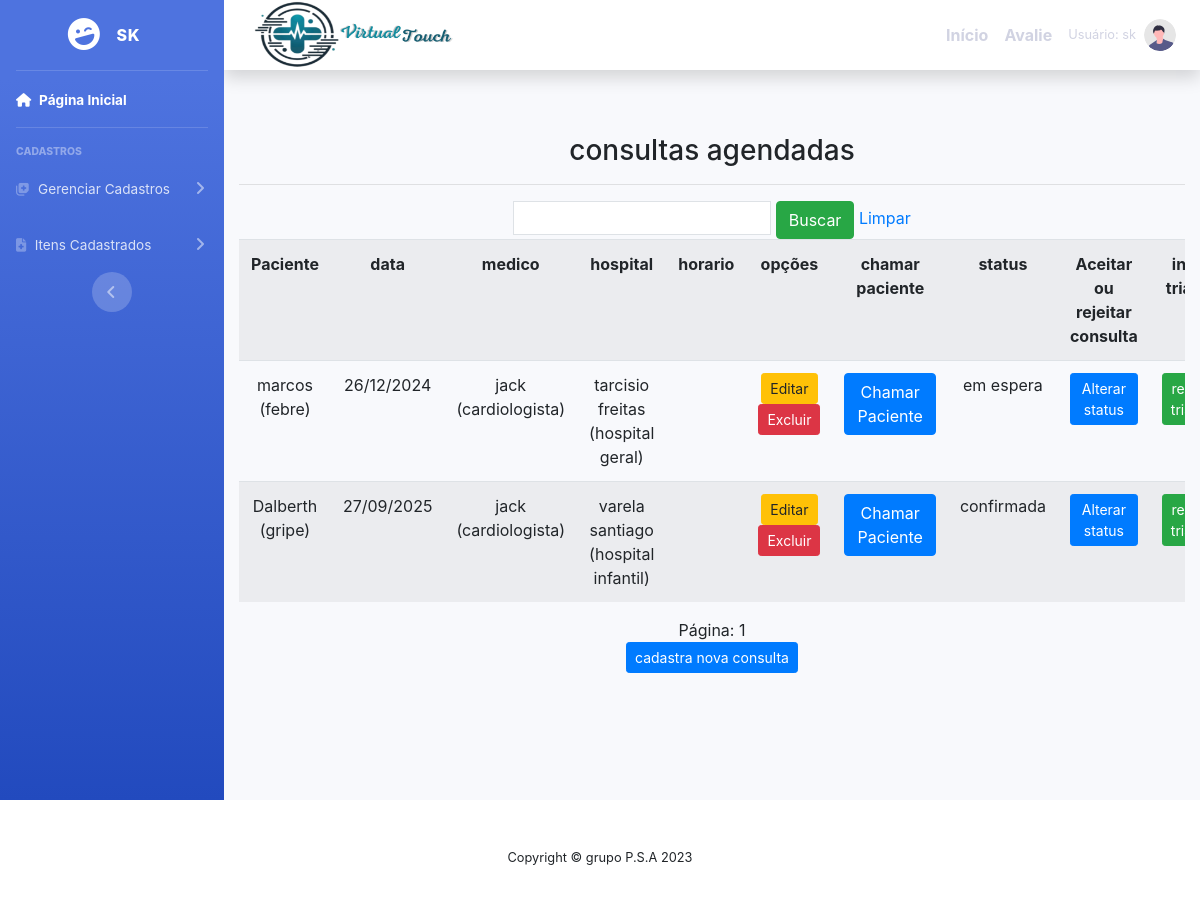
Page /listar/consulta/ (signed in) on the committed database.
### cadastros/models.py (models this page shows, shortened)
class Consulta(models.Model):
    usuario  = models.ForeignKey(User, on_delete=models.PROTECT)
    nome ="consulta"
    paciente = models.ForeignKey(Paciente,on_delete = models.PROTECT)
    data = models.CharField (verbose_name='data', max_length = 10)
    medico = models.ForeignKey (Medico, on_delete=models.PROTECT)
    hospital = models.ForeignKey(Hospital, on_delete=models.PROTECT)
    status = models.CharField( verbose_name ='status' ,max_length=20,  null =True ,blank = True )

class Paciente(models.Model):
    usuario  = models.ForeignKey(User, on_delete=models.PROTECT)
    nome = models.CharField(max_length=50)
    telefone = models.CharField (verbose_name='telefone', max_length=11)
    numero_sus = models.CharField (verbose_name='numero_sus', max_length=15)
    cpf = models.CharField(verbose_name='cpf', max_length=11, null=True, blank=True)
    hospital = models.ForeignKey(Hospital, on_delete=models.PROTECT)
    descricao = models.CharField(max_length=150, verbose_name="descricao")
    sintomas = models.CharField(max_length=150, verbose_name="sintomas")
    doença_cronica = models.CharField(max_length=150, verbose_name="doença_cronica", null =True ,blank = True)
    idade = models.IntegerField (verbose_name='idade')
    usuario = models.ForeignKey(User, related_name='pacientes', on_delete=models.CASCADE)
    usuario_cadastrador = models.ForeignKey(User, related_name='pacientes_cadastrados', on_delete=models.CASCADE)
    def __str__(self):
        return "{} ({})".format(self.nome , self.sintomas)

class Medico(models.Model):
    usuario  = models.ForeignKey(User, on_delete=models.PROTECT)
    numero = models.IntegerField(verbose_name="Número de telefone")
    nome = models.CharField(max_length=50, verbose_name=" nome")
    cpf = models.CharField(max_length = 11 ,verbose_name=" cpf ")
    especificacao = models.CharField(max_length=150)
    hospital = models.ForeignKey(Hospital, on_delete=models.PROTECT)
    def __str__(self):
        return "{} ({})".format( self.nome, self. especificacao)

class Hospital(models.Model):
    usuario = models.ForeignKey(User, on_delete=models.PROTECT)
    nome = models.CharField(max_length=50)
    descricao = models.CharField(max_length=150,
        verbose_name="descricao")
    def __str__(self):
        return "{} ({})".format(self.nome, self.descricao)

### cadastros/views.py (the view)
# urls.py: path('listar/consulta/',ConsultaList.as_view(),
class ConsultaList(ListView):
    login_url = reverse_lazy('login')
    model = Consulta
    template_name = 'listas/consulta.html'
    paginate_by = 5
    def get_queryset(self):
        consultas = Consulta.objects.all().order_by('data')
        lista_consultas_ordenada = []
        consultas_comuns = []
        consultas_preferenciais = []
        for consulta in consultas:
            if consulta.paciente.descricao == 'preferencial':
                consultas_preferenciais.append(consulta)
            else:
                consultas_comuns.append(consulta)
        lista_consultas_ordenada.extend(consultas_preferenciais)
        for i, consulta_preferencial in enumerate(consultas_comuns):
            index = (i + 1) * 1 + i
            lista_consultas_ordenada.insert(index, consulta_preferencial)
        return lista_consultas_ordenada

### paginas/templates/listas/consulta.html (shortened to what this page needs)
{% extends 'modelo.html' %}
{% load static %}
{% block conteudo %}
    <div class="container">
        <h3> consultas agendadas </h3>
        <hr>
        <div class="table-responsive">
            <form action="?" method="GET">
                <input type="text" name="nome" class="p-1 border" value="{{ request.GET.nome }}">
                <button type="submit" class="btn btn-success">Buscar</button>
                <a href="{% url 'Listar-cronograma' %}">Limpar</a>
            </form>
            <table class="table table-striped">
                <tr>
                    <th>Paciente</th>
                    <th>data</th>
                    <th>medico</th>
                    <th>hospital</th>
                    <th>horario</th>
                    <th>opções</th>
                    <th>chamar paciente</th>
                    <th>status</th>
                    {% for group in request.user.groups.all %}
                     {% if group.name == 'Medico' or group.name == 'Admin' %}
                     <th>Aceitar ou rejeitar consulta</th>
                     {% endif %}
                    {% endfor %}
                    {% for group in request.user.groups.all %}
                    {% if group.name == 'Medico' or group.name == 'Admin' %}
                    <th>iniciar triagem </th>
                    {% endif %}
                   {% endfor %}
                </tr>
        {% for consulta in object_list|dictsort:"data" %}
                <tr data-consulta-id="{{consulta.pk}}">
                    <td>{{ consulta.paciente }}</td>
                    <td>{{ consulta.data }}</td>
                    <td>{{ consulta.medico }}</td>
                    <td>{{ consulta.hospital }}</td>
                    <td>{{ consulta.horario }}</td>
                    <td>
                            <a href="{% url 'editar-consulta' consulta.pk %}" class="btn btn-warning btn-sm" title="Editar">Editar</a>
                            <a href="{% url 'excluir-consulta' consulta.pk %}" class="btn btn-danger btn-sm" title="Excluir">Excluir</a>
                    </td>
                    <td>
                        <button class="btn btn-primary chamar-paciente"
                                data-paciente-id="{{ consulta.paciente.id }}"
                                data-csrf="{{ csrf_token }}">
                            Chamar Paciente
                        </button>
                    </td>
                    <td>{{ consulta.status }}</td>
                    <td>
                        {% for group in request.user.groups.all %}
                            {% if group.name == 'Medico' or group.name == 'Admin' %}
                                <a href="{% url 'editar-consulta2' consulta.pk %}" class="btn btn-primary btn-sm" title="Editar"> Alterar status </a>
                            {% endif %}
                        {% endfor %}
                    </td>
                    <td>
                        {% for group in request.user.groups.all %}
                            {% if group.name == 'Medico' or group.name == 'Admin' %}
                                <a href="{% url 'cadastrar-triagem' %}" class="btn btn-success btn-sm" title="triagem"> realizar triagem </a>
                            {% endif %}
                        {% endfor %}
                        {% empty %}
                    </td>
                </tr>
            <tr>
             <td colspan="3">Nenhuma consulta confirmada agendada.</td>
          </tr>
       {% endfor %}
            </table>
            <div class="text-center">
                <span>Página: {{ page_obj.number }}</span>
            </div>
            <a  href="{% url 'cadastrar-consulta' %}"><button class="btn btn-primary btn-sm" >cadastra nova consulta </button></a>
        </div>
    </div>
{% endblock %}

### paginas/templates/includes/sidebar.html (shortened to what this page needs)
<link href="https://stackpath.bootstrapcdn.com/bootstrap/4.5.2/css/bootstrap.min.css" rel="stylesheet">
<ul class="navbar-nav bg-gradient-primary sidebar sidebar-dark accordion" id="accordionSidebar">
    <a class="sidebar-brand d-flex align-items-center justify-content-center" href="?">
        <div class="sidebar-brand-icon rotate-n-15">
            <i class="fas fa-laugh-wink"></i>
        </div>
        <div class="sidebar-brand-text mx-3">{{ user.get_username }}</div>
    </a>
    <hr class="sidebar-divider my-0">
    <li class="nav-item active">
        <a class="nav-link" href="{% url 'inicio' %}">
            <i class="fas fa-home"></i>
            <span>Página Inicial</span>
        </a>
    </li>
    <hr class="sidebar-divider">
    <div class="sidebar-heading">Cadastros</div>
    <li class="nav-item">
        <a class="nav-link collapsed" href="#" data-toggle="collapse" data-target="#collapseTwo"
           aria-expanded="true" aria-controls="collapseTwo">
            <i class="fas fa-notes-medical"></i>
            <span>Gerenciar Cadastros</span>
        </a>
    </li>
    <li class="nav-item">
        <a class="nav-link collapsed" href="#" data-toggle="collapse" data-target="#collapseUtilities"
           aria-expanded="true" aria-controls="collapseUtilities">
            <i class="fas fa-file-medical"></i>
            <span>Itens Cadastrados</span>
        </a>
    </li>
    <div class="text-center d-none d-md-inline">
        <button class="rounded-circle border-0" id="sidebarToggle"></button>
    </div>
</ul>

### paginas/templates/includes/navbar.html (shortened to what this page needs)
{% load static %}
<nav class="navbar navbar-expand navbar-light bg-white topbar mb-4 static-top shadow">
    <a class="navbar-brand" href="{% url 'inicio' %}">
        <img src="{% static 'fotos/LOGO.png' %}" alt="Logo" width="300" height="150" class="mr-2">
    </a>
    <ul class="navbar-nav ml-auto">
        {% if user.is_authenticated %}
            <li class="nav-item active">
                <a class="nav-link" href="{% url 'inicio' %}"> <strong> Início </strong> <span class="sr-only">(current)</span></a>
            </li>
            <li class="nav-item active">
                <a class="nav-link" href="{% url 'cadastra-comentario' %}"> <strong> Avalie </strong> </a>
            </li>
            <li class="nav-item dropdown no-arrow">
                <a class="nav-link dropdown-toggle" href="#" id="userDropdown" role="button"
                    data-toggle="dropdown" aria-haspopup="true" aria-expanded="false">
                    <span class="mr-2 d-none d-lg-inline text-gray-600 small">Usuário: {{ user.get_username }}</span>
                    <img class="img-profile rounded-circle"
                        src="{% static 'fotos/undraw_profile.svg' %}">
                </a>
            </li>
        {% endif %}
    </ul>
</nav>

### static/css/meu.css (style rules this page uses)
body { font-family: 'Times New Roman', Times, serif; background: linear-gradient(to bottom, #ffffff, #a0c6e5); margin: 0; padding: 0; }
.container { margin-top: 20px; padding: 20px; text-align: center; }

### rows in the picture
Consulta: paciente "marcos (febre)", data "26/12/2024", medico "jack (cardiologista)", hospital "tarcisio freitas (hospital geral)", status "em espera"
Consulta: paciente "Dalberth (gripe)", data "27/09/2025", medico "jack (cardiologista)", hospital "varela santiago (hospital infantil)", status "confirmada"

### other values in the picture
{{ user.get_username }} "SK"
{{ user.get_username }} "sk"
{{ page_obj.number }} "1"
